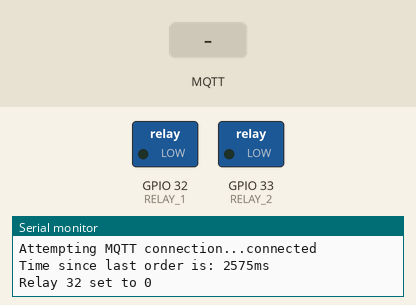
Recording of a sketch running on a simulated ESP32. On the bench: switched loads named in the sketch (green lamp = pin HIGH), the last lines printed to the serial monitor. The test bench sets the inputs (shaded band). WiFi joins after 1.5 s; servers stay silent unless stated; no MQTT or app messages arrive unless stated.

Above: at 2.7 s.
2.8 s: MQTT message "600" arrives on the first subscribed topic
At 9.0 s:
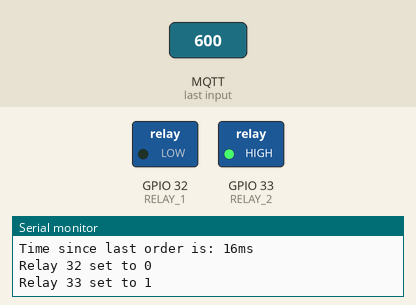
9.2 s: MQTT message "1200" arrives on the first subscribed topic
At 13.3 s:
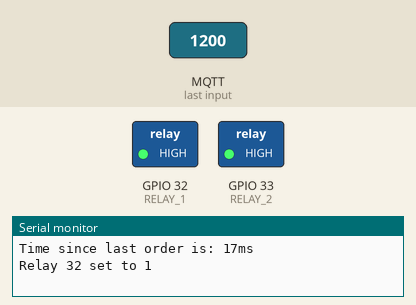
14.1 s: MQTT message "0" arrives on the first subscribed topic
At 19.4 s:
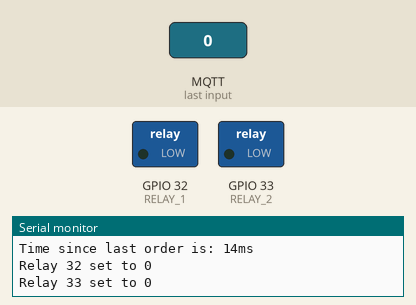
20.2 s: MQTT message "1200" arrives on the first subscribed topic
At 23.5 s:
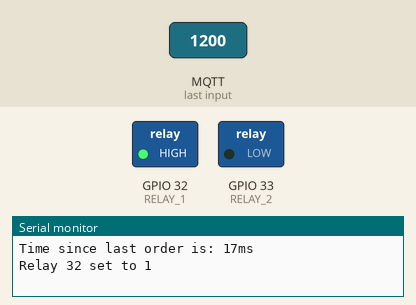
Timing chart, 0 to 25.2 s (numbered marks = the images above; inputs shaded):
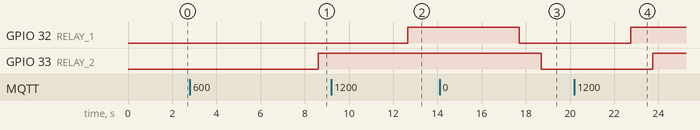

Measured:
- after the input at 2.8 s, GPIO 33 (RELAY_2): LOW → HIGH after 5.8 s
- after the input at 9.2 s, GPIO 32 (RELAY_1): LOW → HIGH after 3.5 s
- after the input at 14.1 s, GPIO 32 (RELAY_1): HIGH → LOW after 3.6 s; GPIO 33 (RELAY_2): HIGH → LOW after 4.6 s
- after the input at 20.2 s, GPIO 32 (RELAY_1): LOW → HIGH after 2.5 s; GPIO 33 (RELAY_2): LOW → HIGH after 3.5 s

The sketch:

estufa-infrarrojos.ino
```cpp
#include <WiFi.h>
#include <PubSubClient.h>

#define ARDUINO_CLIENT_ID "esp32_estufa_infrarrojos"                     // Client ID for Arduino pub/sub
#define SUB_ESTUFA_POT "estufa1/set"
#define PUB_ESTUFA_POT "estufa1/status"
#define MAX_TIME_BETWEEN_ORDERS 3*60*1000   // 3 minutes, if the MQTT goes nuts, turn off the heater just in case
#define TOPIC_MEMORY "estufa1/memory"

// Replace the next variables with your SSID/Password combination
const char* ssid = "Ca l'espiga";
const char* password = "casadepalla";
const char* mqtt_server = "192.168.2.114";

byte relayON = HIGH;
byte relayOFF = LOW;

long lastOrder = 0;     //to store the last time when an order was received

WiFiClient espClient;
PubSubClient client(espClient);

int RELAY_1 = 32;
int RELAY_2 = 33;

byte relay_1_status = relayOFF;
byte relay_2_status = relayOFF;

void setup() {
  //Setup default pins to off
  pinMode(RELAY_1, OUTPUT);
  pinMode(RELAY_2, OUTPUT);

  Serial.begin(9600);

  setup_wifi();
  client.setServer(mqtt_server, 1883);
  client.setCallback(callback);

}

void setup_wifi() {
  delay(10);
  // We start by connecting to a WiFi network
  Serial.println();
  Serial.print("Connecting to ");
  Serial.println(ssid);

  WiFi.begin(ssid, password);

  while (WiFi.status() != WL_CONNECTED) {
    delay(500);
    Serial.print(".");
  }

  Serial.println("");
  Serial.println("WiFi connected");
  Serial.println("IP address: ");
  Serial.println(WiFi.localIP());
}

void callback(char* topic, byte* payload, unsigned int length) {
  Serial.print("Message arrived on topic: ");
  Serial.print(topic);
  Serial.print(". Message: ");
  char message[length + 1] = "";
  for (int i = 0; i < length; i++)
    message[i] = (char)payload[i];
  message[length] = '\0';
  Serial.println(message);

  if (strcmp(message, "0") == 0){
      lastOrder=millis();
      estufaOff();
  }else if (strcmp(message, "600") == 0){
      lastOrder=millis();
      estufa600W();
  }else if (strcmp(message, "1200") == 0){
      lastOrder=millis();
      estufa1200W();
  }else{
      Serial.println("Error, message not valid:");
      Serial.println(message);
      estufaOff();
  }


  // Feel free to add more if statements to control more GPIOs with MQTT

}

void reconnect() {
  // Loop until we're reconnected
  while (!client.connected()) {
    Serial.print("Attempting MQTT connection...");
    // Attempt to connect
    if (client.connect(ARDUINO_CLIENT_ID)) {
      Serial.println("connected");
      // Subscribe
      client.subscribe(SUB_ESTUFA_POT);
      delay(1000);
    } else {
      Serial.print("failed, rc=");
      Serial.print(client.state());
      Serial.println(" try again in 5 seconds");
      // Wait 5 seconds before retrying
      delay(5000);
    }
  }
}
void checkMaxTime(){
  Serial.print("Time since last order is: ");
  Serial.print(millis()-lastOrder);
  Serial.println("ms");
  if(millis()-lastOrder > MAX_TIME_BETWEEN_ORDERS){
    Serial.print("Too much time between orders, turning off estufa:");
    Serial.print(millis()-lastOrder);
    Serial.println("ms");
    estufaOff();
    lastOrder=millis();
  }
}
void loop() {
  if (!client.connected()) {
    reconnect();
  }
  client.loop();
  checkMaxTime();
  applyRelayStatus();
  reportFreeMemory();
  delay(3000);

}

void reportFreeMemory(){
  int freeMem = esp_get_free_heap_size();
  char cstr[16];
  itoa(freeMem, cstr, 10);
  client.publish(TOPIC_MEMORY,cstr);
  Serial.print("Free mem: ");
  Serial.println(freeMem);
}

void estufaOff(){
  //turn off in the opposite order, thus relay_1 does not receive a lot of current
  relay_1_status = relayOFF;
  relay_2_status = relayOFF;
}

void estufa600W(){
  relay_1_status = relayOFF;
  relay_2_status = relayON;
}

void estufa1200W(){
  relay_1_status = relayON;
  relay_2_status = relayON;
}

void applyRelayStatus(){
  turnRelay(RELAY_1, relay_1_status);
  turnRelay(RELAY_2, relay_2_status);
  if(relay_1_status == relayOFF && relay_2_status == relayOFF){
    client.publish(PUB_ESTUFA_POT, "0");
  }else if(relay_1_status == relayOFF || relay_2_status == relayOFF){
    client.publish(PUB_ESTUFA_POT, "600");
  }else{
    client.publish(PUB_ESTUFA_POT, "1200");
  }
}

void turnRelay(int relay, int status) {
  Serial.print("Relay ");
  Serial.print(relay);
  Serial.print(" set to ");
  Serial.println(status);
  digitalWrite(relay, status);
  delay(1000);
}
```
